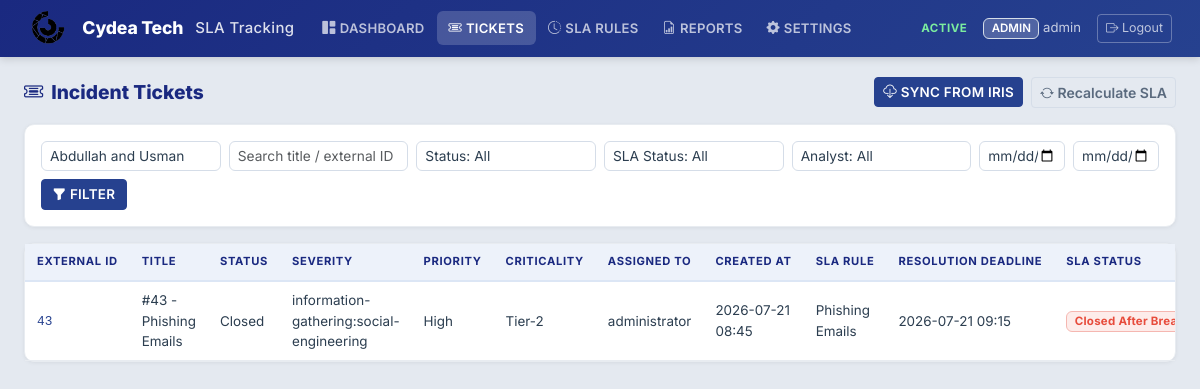
The app's page /tickets?client_id=3 (signed in) with its own data.
### models/user.py (models this page shows, shortened)
class User(UserMixin, db.Model):
    __tablename__ = "users"
    id = db.Column(db.Integer, primary_key=True)
    username = db.Column(db.String(80), unique=True, nullable=False, index=True)
    email = db.Column(db.String(255), unique=True, nullable=True)
    password_hash = db.Column(db.String(255), nullable=False)
    role = db.Column(db.String(20), nullable=False, default=ROLE_VIEWER)
    is_active_user = db.Column(db.Boolean, default=True, nullable=False)
    created_at = db.Column(db.DateTime, default=lambda: datetime.now(timezone.utc))
    reports_generated = db.relationship("Report", backref="generated_by_user", lazy="dynamic")
    def has_permission(self, permission):
        return permission in ROLE_PERMISSIONS.get(self.role, set())
    @property
    def is_active(self):
        return self.is_active_user

### models/ticket.py (models this page shows, shortened)
class Ticket(db.Model):
    __tablename__ = "tickets"
    id = db.Column(db.Integer, primary_key=True)
    client_id = db.Column(
        db.Integer, db.ForeignKey("clients.id"), nullable=True, index=True
    )
    external_id = db.Column(db.String(100), nullable=False, index=True)
    source_system = db.Column(db.String(50), nullable=False, default="dfir_iris", index=True)
    title = db.Column(db.String(500), nullable=True)
    status = db.Column(db.String(100), nullable=True, index=True)
    severity = db.Column(db.String(100), nullable=True, index=True)
    priority = db.Column(db.String(100), nullable=True, index=True)
    criticality = db.Column(db.String(100), nullable=True, index=True)
    assigned_to = db.Column(db.String(200), nullable=True, index=True)
    created_at_source = db.Column(db.DateTime, nullable=True)
    closed_at_source = db.Column(db.DateTime, nullable=True)
    response_deadline = db.Column(db.DateTime, nullable=True)
    resolution_deadline = db.Column(db.DateTime, nullable=True)
    response_sla_status = db.Column(db.String(50), nullable=True)
    resolution_sla_status = db.Column(db.String(50), nullable=True)
    sla_status = db.Column(db.String(50), nullable=True, default=SLA_NO_RULE, index=True)
    breach_duration_minutes = db.Column(db.Integer, nullable=True, default=0)
    sla_rule_id = db.Column(db.Integer, db.ForeignKey("sla_rules.id"), nullable=True)
    paused_at = db.Column(db.DateTime, nullable=True)
    total_paused_minutes = db.Column(db.Integer, nullable=False, default=0)
    breach_reason = db.Column(db.String(100), nullable=True, index=True)
    breach_notes = db.Column(db.Text, nullable=True)
    near_breach_notified = db.Column(db.Boolean, default=False, nullable=False)
    breach_notified = db.Column(db.Boolean, default=False, nullable=False)
    raw_payload_json = db.Column(db.Text, nullable=True)
    last_synced_at = db.Column(db.DateTime, nullable=True)
    created_at = db.Column(db.DateTime, default=lambda: datetime.now(timezone.utc))
    updated_at = db.Column(
        db.DateTime,
        default=lambda: datetime.now(timezone.utc),
        onupdate=lambda: datetime.now(timezone.utc),
    )
    __table_args__ = (
        db.UniqueConstraint(
            "client_id", "source_system", "external_id",
            name="uq_client_source_external_id",
        ),
    )

### models/sla_rule.py (models this page shows, shortened)
class SLARule(db.Model):
    __tablename__ = "sla_rules"
    id = db.Column(db.Integer, primary_key=True)
    client_id = db.Column(
        db.Integer, db.ForeignKey("clients.id"), nullable=False, index=True
    )
    rule_name = db.Column(db.String(150), nullable=False)
    description = db.Column(db.Text, nullable=True)
    escalation_email = db.Column(db.String(255), nullable=True)
    created_by = db.Column(db.String(100), nullable=True)
    updated_by = db.Column(db.String(100), nullable=True)
    priority = db.Column(db.Integer, nullable=False, default=0)
    conditions = db.relationship(
        "SLARuleCondition",
        backref="sla_rule",
        cascade="all, delete-orphan",
        lazy="joined"
    )
    response_sla_minutes = db.Column(db.Integer, nullable=True)  # optional
    resolution_sla_minutes = db.Column(db.Integer, nullable=False)
    warning_threshold_percent = db.Column(db.Integer, nullable=False, default=80)
    business_hours_only = db.Column(db.Boolean, nullable=False, default=False)
    applies_to_status = db.Column(db.String(300), nullable=True)
    stop_status = db.Column(db.String(300), nullable=True)
    pause_status = db.Column(db.String(300), nullable=True)
    is_active = db.Column(db.Boolean, default=True, nullable=False, index=True)
    created_at = db.Column(db.DateTime, default=lambda: datetime.now(timezone.utc))
    updated_at = db.Column(
        db.DateTime,
        default=lambda: datetime.now(timezone.utc),
        onupdate=lambda: datetime.now(timezone.utc),
    )
    tickets = db.relationship("Ticket", backref="sla_rule", lazy="dynamic")

### routes/ticket_routes.py (the view)
@ticket_bp.route("/tickets")
@login_required
@permission_required("view_tickets")
def ticket_list():
    query = Ticket.query
    client_id_val = request.args.get("client_id", "").strip()
    client_id = safe_int(client_id_val, min_val=1)
    if client_id:
        query = query.filter(Ticket.client_id == client_id)
    search = request.args.get("search", "").strip()
    status = request.args.get("status", "").strip()
    sla_status = request.args.get("sla_status", "").strip()
    assigned_to = request.args.get("assigned_to", "").strip()
    severity = request.args.get("severity", "").strip()
    priority = request.args.get("priority", "").strip()
    criticality = request.args.get("criticality", "").strip()
    date_from = request.args.get("date_from", "").strip()
    date_to = request.args.get("date_to", "").strip()
    if search:
        like = f"%{search}%"
        query = query.filter(db.or_(Ticket.title.ilike(like), Ticket.external_id.ilike(like)))
    if status:
        query = query.filter(Ticket.status == status)
    if sla_status:
        query = query.filter(Ticket.sla_status == sla_status)
    if assigned_to:
        query = query.filter(Ticket.assigned_to == assigned_to)
    if severity:
        query = query.filter(Ticket.severity == severity)
    if priority:
        query = query.filter(Ticket.priority == priority)
    if criticality:
        query = query.filter(Ticket.criticality == criticality)
    if date_from:
        query = query.filter(Ticket.created_at_source >= date_from)
    if date_to:
        query = query.filter(Ticket.created_at_source <= date_to)
    page = request.args.get("page", 1, type=int)
    pagination = query.order_by(Ticket.created_at_source.desc()).paginate(
        page=page, per_page=25, error_out=False
    )
    distinct = lambda col: [row[0] for row in db.session.query(col).distinct() if row[0]]
    filter_options = {
        "statuses": distinct(Ticket.status),
        "sla_statuses": distinct(Ticket.sla_status),
        "assignees": distinct(Ticket.assigned_to),
        "severities": distinct(Ticket.severity),
        "priorities": distinct(Ticket.priority),
        "criticalities": distinct(Ticket.criticality),
    }
    clients = Client.query.filter_by(is_active=True).order_by(Client.name).all()
    return render_template(
        "tickets.html",
        pagination=pagination,
        tickets=pagination.items,
        filter_options=filter_options,
        current_filters=request.args,
        clients=clients,
        selected_client_id=client_id,
    )

### templates/tickets.html (shortened to what this page needs)
{% extends "base.html" %}
{% block content %}
<div class="dashboard-header">
    <h3><i class="bi bi-ticket-detailed me-2"></i>Incident Tickets</h3>
    <div class="d-flex gap-2">
        {% if current_user.has_permission('manage_iris_settings') %}
        <form method="POST" action="{{ url_for('tickets.trigger_sync') }}">
            <button class="btn btn-primary btn-sm"><i class="bi bi-cloud-download"></i> Sync from IRIS</button>
        </form>
        {% endif %}
        <form method="POST" action="{{ url_for('tickets.trigger_recalculate') }}">
            <button class="btn btn-outline-secondary btn-sm"><i class="bi bi-arrow-repeat"></i> Recalculate SLA</button>
        </form>
    </div>
</div>
<div class="card p-3 mb-3">
    <form method="GET" class="row g-2">
        <div class="col-md-2">
            <select name="client_id" class="form-select form-select-sm">
                {% for c in clients %}
                <option value="{{ c.id }}" {% if selected_client_id|string == c.id|string %}selected{% endif %}>{{ c.name }}</option>
                {% endfor %}
            </select>
        </div>
        <div class="col-md-2">
            <input type="text" name="search" class="form-control form-control-sm" placeholder="Search title / external ID"
                   value="{{ current_filters.get('search', '') }}">
        </div>
        <div class="col-md-2">
            <select name="status" class="form-select form-select-sm">
                <option value="">Status: All</option>
            </select>
        </div>
        <div class="col-md-2">
            <select name="sla_status" class="form-select form-select-sm">
                <option value="">SLA Status: All</option>
            </select>
        </div>
        <div class="col-md-2">
            <select name="assigned_to" class="form-select form-select-sm">
                <option value="">Analyst: All</option>
            </select>
        </div>
        <div class="col-md-1">
            <input type="date" name="date_from" class="form-control form-control-sm" value="{{ current_filters.get('date_from','') }}">
        </div>
        <div class="col-md-1">
            <input type="date" name="date_to" class="form-control form-control-sm" value="{{ current_filters.get('date_to','') }}">
        </div>
        <div class="col-md-1">
            <button class="btn btn-primary btn-sm w-100" type="submit"><i class="bi bi-funnel-fill"></i> Filter</button>
        </div>
    </form>
</div>
<div class="card p-0">
    <div class="table-responsive">
        <table class="table table-hover mb-0 align-middle">
            <thead>
                <tr>
                    <th>External ID</th>
                    <th>Title</th>
                    <th>Status</th>
                    <th>Severity</th>
                    <th>Priority</th>
                    <th>Criticality</th>
                    <th>Assigned To</th>
                    <th>Created At</th>
                    <th>SLA Rule</th>
                    <th>Resolution Deadline</th>
                    <th>SLA Status</th>
                </tr>
            </thead>
            <tbody>
            {% for t in tickets %}
                <tr onclick="window.location='{{ url_for('tickets.ticket_detail', ticket_id=t.id) }}'" style="cursor:pointer;">
                    <td><code>{{ t.external_id }}</code></td>
                    <td>{{ t.title }}</td>
                    <td>{{ t.status or '-' }}</td>
                    <td>{{ severity_display(t.severity) }}</td>
                    <td>{{ t.priority or '-' }}</td>
                    <td>{{ t.criticality or '-' }}</td>
                    <td>{{ t.assigned_to or '-' }}</td>
                    <td>{{ t.created_at_source.strftime('%Y-%m-%d %H:%M') if t.created_at_source else '-' }}</td>
                    <td>{{ t.sla_rule.rule_name if t.sla_rule_id and t.sla_rule else '-' }}</td>
                    <td>{{ t.resolution_deadline.strftime('%Y-%m-%d %H:%M') if t.resolution_deadline else '-' }}</td>
                    <td><span class="badge bg-{{ sla_badge_color.get(t.sla_status, 'secondary') }} badge-sla">{{ t.sla_status or 'N/A' }}</span></td>
                </tr>
            {% else %}
                <tr><td colspan="12" class="text-center text-muted py-4">No tickets found. Try syncing from DFIR-IRIS or seeding dummy data.</td></tr>
            {% endfor %}
            </tbody>
        </table>
    </div>
</div>
{% endblock %}

### templates/base.html (shortened to what this page needs)
<!DOCTYPE html>
<html lang="en">
<head>
    <link href="https://cdn.jsdelivr.net/npm/bootstrap@5.3.3/dist/css/bootstrap.min.css" rel="stylesheet">
    <link href="https://cdn.jsdelivr.net/npm/bootstrap-icons@1.11.3/font/bootstrap-icons.css" rel="stylesheet">
    <link rel="stylesheet" href="https://unpkg.com/leaflet@1.9.4/dist/leaflet.css"/>
    <link href="{{ url_for('static', filename='css/style.css') }}" rel="stylesheet">
</head>
<body>
{% if current_user.is_authenticated %}
<nav class="navbar navbar-expand-lg sticky-top">
    <div class="container-fluid">
        <a class="navbar-brand" href="{{ url_for('dashboard.index') }}">
            <img src="{{ url_for('static', filename='images/image.png') }}" alt="Cydea Tech Logo" style="height: 34px; max-width: 130px; object-fit: contain;" class="me-2">
            <span style="font-weight: 800; letter-spacing: -0.01em;">Cydea Tech</span>
            <span style="font-size: 0.85em; opacity: 0.85; font-weight: 500;" class="ms-1">SLA Tracking</span>
        </a>
        <div class="collapse navbar-collapse" id="navMenu">
            <ul class="navbar-nav me-auto mb-2 mb-lg-0">
                <li class="nav-item">
                    <a class="nav-link {% if request.endpoint == 'dashboard.index' %}active{% endif %}"
                       href="{{ url_for('dashboard.index') }}">
                       <i class="bi bi-grid-1x2-fill me-1"></i>Dashboard</a>
                </li>
                <li class="nav-item">
                    <a class="nav-link {% if request.endpoint and 'tickets.' in request.endpoint %}active{% endif %}"
                       href="{{ url_for('tickets.ticket_list') }}">
                       <i class="bi bi-ticket-detailed me-1"></i>Tickets</a>
                </li>
                {% if current_user.has_permission('manage_sla_rules') %}
                <li class="nav-item">
                    <a class="nav-link {% if request.endpoint and 'sla_rules.' in request.endpoint %}active{% endif %}"
                       href="{{ url_for('sla_rules.rule_list') }}">
                       <i class="bi bi-clock-history me-1"></i>SLA Rules</a>
                </li>
                {% endif %}
                {% if current_user.has_permission('view_reports') %}
                <li class="nav-item">
                    <a class="nav-link {% if request.endpoint and 'reports.' in request.endpoint %}active{% endif %}"
                       href="{{ url_for('reports.report_list') }}">
                       <i class="bi bi-file-earmark-bar-graph me-1"></i>Reports</a>
                </li>
                {% endif %}
                {% if current_user.has_permission('manage_iris_settings') %}
                <li class="nav-item">
                    <a class="nav-link {% if request.endpoint and 'settings.' in request.endpoint %}active{% endif %}"
                       href="{{ url_for('settings.settings_page') }}">
                       <i class="bi bi-gear-fill me-1"></i>Settings</a>
                </li>
                {% endif %}
            </ul>
            <div class="d-flex align-items-center gap-3">
                <span class="status-live"> Active</span>
                <span class="navbar-text">
                    <span class="badge bg-secondary">{{ current_user.role }}</span>
                    {{ current_user.username }}
                </span>
                <a href="{{ url_for('auth.logout') }}" class="btn btn-outline-light btn-sm">
                    <i class="bi bi-box-arrow-right"></i> Logout
                </a>
            </div>
        </div>
    </div>
</nav>
{% endif %}
<div class="container-fluid py-4 px-4">
    {% block content %}{% endblock %}
</div>
</body>
</html>

### records on screen
User: role "ADMIN", username "admin"
Ticket: external_id "43", title "#43 - Phishing Emails", status "Closed", severity "information-gathering:social-engineering", priority "High", criticality "Tier-2", assigned_to "administrator", created_at_source "2026-07-21 08:45", sla_rule "Phishing Emails", resolution_deadline "2026-07-21 09:15", sla_status "Closed After…"

### other values on screen
form field client_id "Abdullah and Usman IT"
